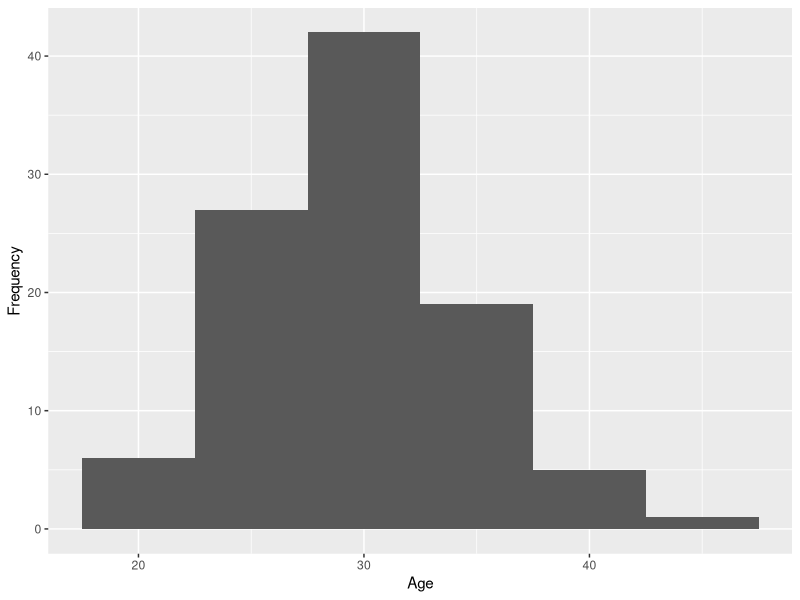
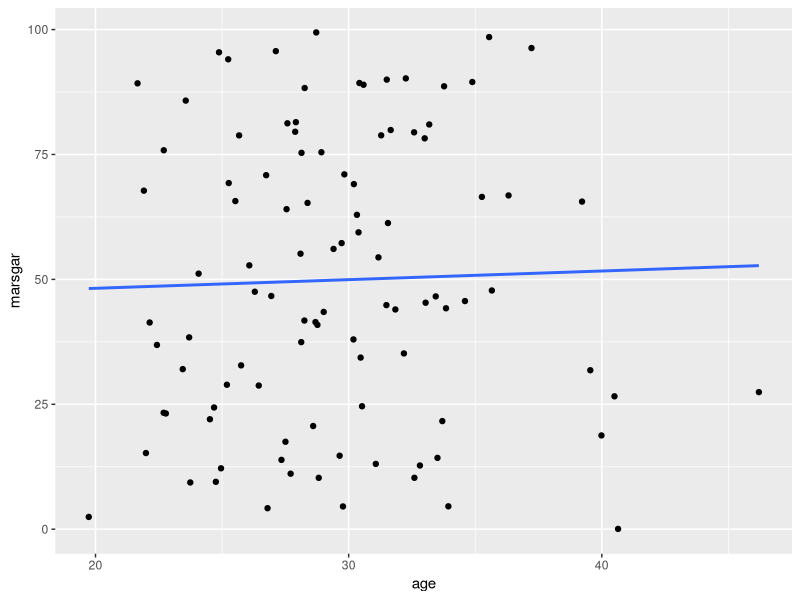
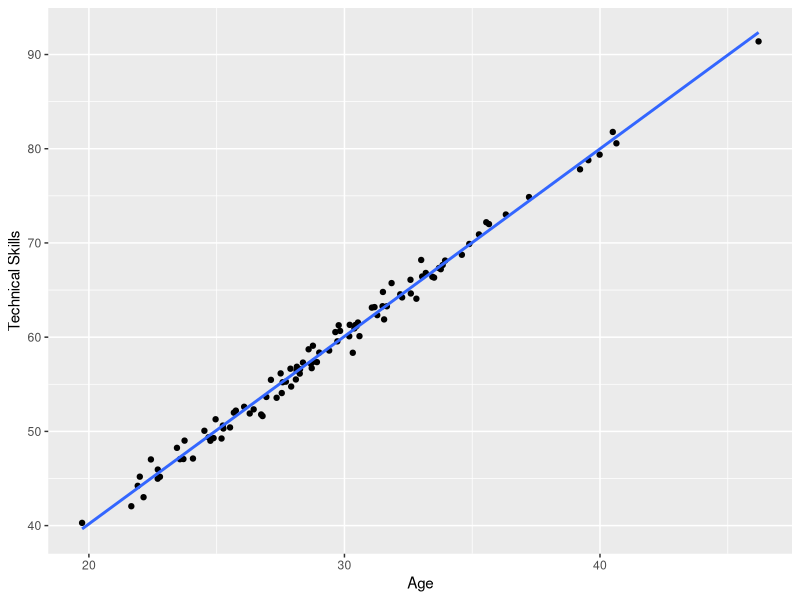
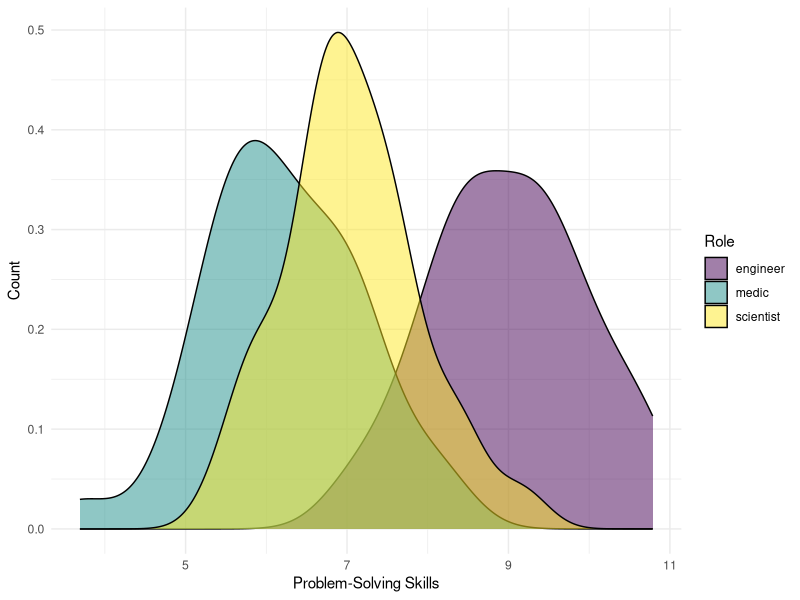
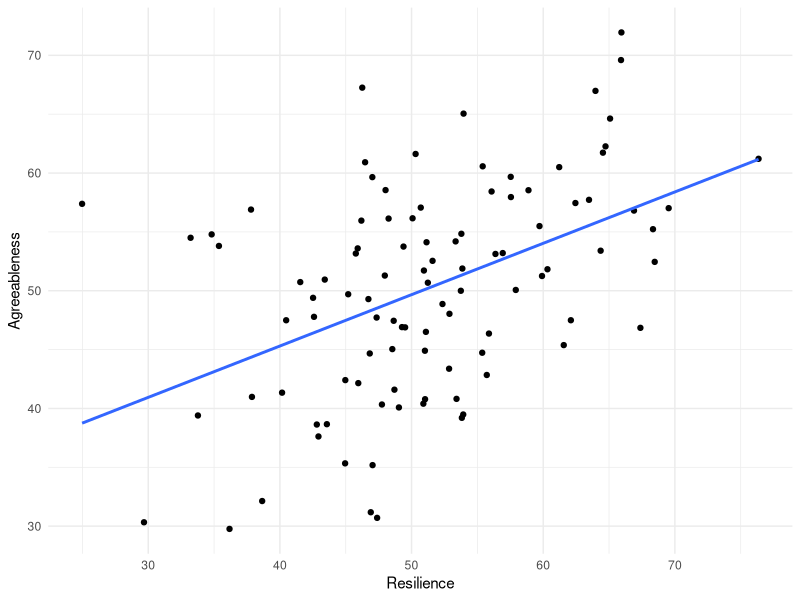
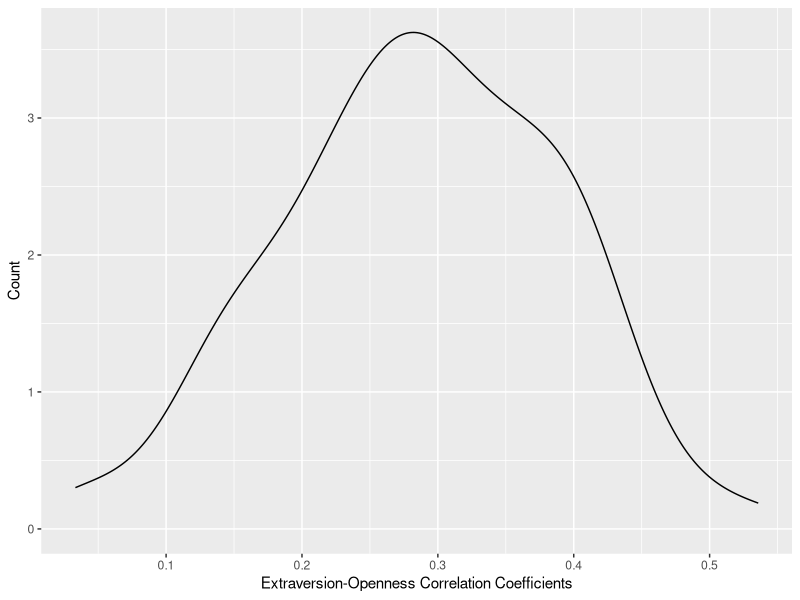
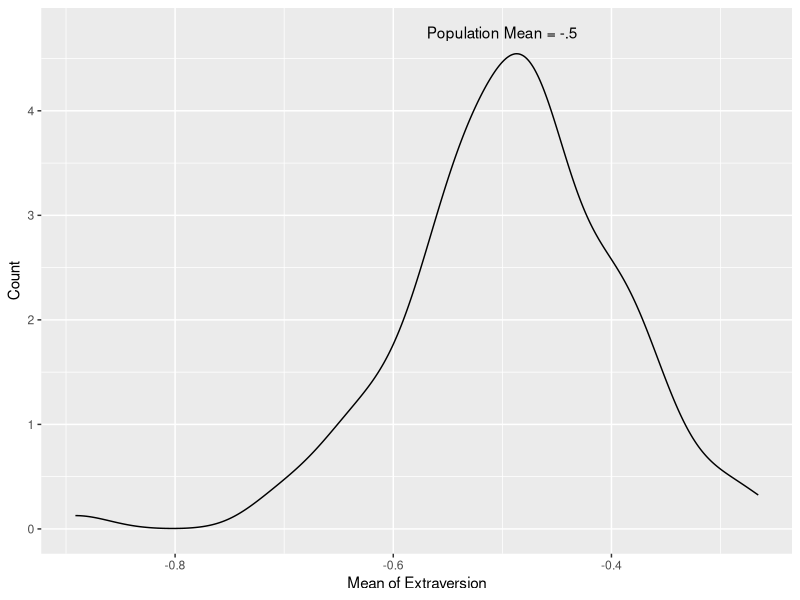
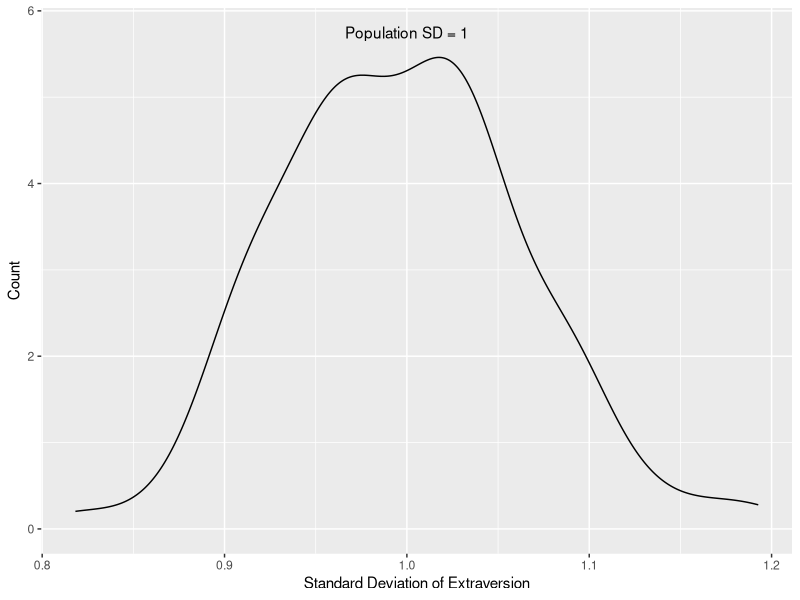

R code for these plots, in order:
## ---- chunk 1
library(tidyverse) 
library(ggplot2)
library(MASS)
## ---- chunk 2
set.seed(123)
age <- rnorm(100, mean = 30, sd = 5)
## ---- chunk 3
df_colonists <- data.frame(
  id = 1:100,
  age = rnorm(100, mean = 30, sd = 5)
)
## ---- chunk 4
df_colonists %>%
  ggplot(aes(x = age)) +
  geom_histogram(binwidth=5) +
  labs(x = 'Age', 
       y = 'Frequency') 
## ---- chunk 5
df_colonists$role <- rep(c("engineer", "scientist", "medic"),
                         times = c(33, 33, 33),
                         length.out = 100
                         )
## ---- chunk 6
set.seed(123)

df_colonists$marsgar <- runif(n = 100, min = 0, max = 100)
## ---- chunk 7
df_colonists %>%
  ggplot(aes(x = age, y = marsgar)) +
  geom_point() +
  geom_smooth(method = "lm", se = FALSE)
## ---- chunk 8
set.seed(123)

df_colonists$technical_skills <- 2 * df_colonists$age + rnorm(100, mean = 0, sd = 1)
## ---- chunk 9
df_colonists %>%
  ggplot(aes(x = age, y = technical_skills)) +
  geom_point() +
  geom_smooth(method = "lm", se = FALSE) + 
  labs(x = 'Age',
       y = 'Technical Skills')
## ---- chunk 10
set.seed(123)

df_colonists$problem_solving[df_colonists$role == "engineer"] <- rnorm(sum(df_colonists$role == "engineer"), mean = 9, sd = 1)
df_colonists$problem_solving[df_colonists$role == "scientist"] <- rnorm(sum(df_colonists$role == "scientist"), mean = 7, sd = 1)
df_colonists$problem_solving[df_colonists$role == "medic"] <- rnorm(sum(df_colonists$role == "medic"), mean = 6, sd = 1)
## ---- chunk 11
df_colonists %>%
  ggplot(aes(x = problem_solving, fill = role)) +
  geom_density(alpha = .5) + 
  labs(x = 'Problem-Solving Skills',
       y = 'Count',
       fill = 'Role') +
  scale_fill_viridis_d() +
  theme_minimal()
## ---- chunk 12
set.seed(123)

mean_traits <- c(50, 50)
cov_matrix <- matrix(c(100, 50, 50, 100), ncol = 2)

traits_data <- mvrnorm(n = 100, mu = mean_traits, Sigma = cov_matrix, empirical = FALSE)

colnames(traits_data) <- c("Resilience", "Agreeableness")

traits_dataframe <- as.data.frame(traits_data)

traits_dataframe %>%
  ggplot(aes(x = Resilience, y = Agreeableness)) +
  geom_point() +
  geom_smooth(method = "lm", se = FALSE) +
  labs(x = "Resilience", y = "Agreeableness") +
  theme_minimal()

df_colonists <- cbind(df_colonists, traits_dataframe)
## ---- chunk 13
seed <- 123
set.seed(seed)

library(MASS)
library(Matrix)
library(tidyverse)
library(conflicted)
conflicts_prefer(dplyr::select())

n_colonists <- 100

var_names <- c("EX", "ES", "AG", "CO", "OP")

mean_traits <- c(-.5, .5, .25, .5, 0) 
sd_traits <- c(1, .9, 1, 1, 1) 


cor_matrix_bigfive <- matrix(
  c(
1.0000, 0.2599, 0.1972, 0.1860, 0.2949,
0.2599, 1.0000, 0.1576, 0.2306, 0.0720,
0.1972, 0.1576, 1.0000, 0.2866, 0.1951,
0.1860, 0.2306, 0.2866, 1.0000, 0.1574,
0.2949, 0.0720, 0.1951, 0.1574, 1.0000
  ),
  nrow = 5, ncol = 5, byrow = TRUE,
  dimnames = list(
c("EX", "ES", "AG", "CO", "OP"),
c("EX", "ES", "AG", "CO", "OP")
  )
)

cov_matrix_bigfive <- cor_matrix_bigfive * (sd_traits %*% t(sd_traits))


bigfive_data <- mvrnorm(n = 100, mu = mean_traits, Sigma = cov_matrix_bigfive)

bigfive_data <- cbind.data.frame(
  colonist_id = 1:n_colonists,
  seed = seed, 
  bigfive_data
) 
## ---- chunk 14

summary_stats_mean <- bigfive_data %>%
  select(-colonist_id, -seed) %>%
  summarize(across(everything(), list(mean = mean))) %>%
  rbind(mean_traits)

summary_stats_sd <- bigfive_data %>%
  select(-colonist_id, -seed) %>%
  summarize(across(everything(), list(sd = sd))) %>%
  rbind(sd_traits) 

summary_stats <- cbind(summary_stats_mean, summary_stats_sd)


summary_stats_cor <- bigfive_data %>%
  select(-colonist_id, -seed) %>%
  cor()  %>%
  rbind(cor_matrix_bigfive)

summary_stats
summary_stats_cor
## ---- chunk 15
library(dplyr)
conflicts_prefer(dplyr::select())
set.seed(123)
num_simulations <- 100

all_simulations <- data.frame()

for (i in 1:num_simulations) {
  simulated_data <- mvrnorm(n = 100, mu = mean_traits, Sigma = cov_matrix_bigfive) 
  
  simulated_data <- cbind.data.frame(
colonist_id = 1:n_colonists, 
rep = i,
simulated_data
  ) 

  all_simulations <- rbind(all_simulations, simulated_data)
}

summary_stats <- all_simulations %>%
  select(EX, rep) %>%
  group_by(rep) %>%
  summarize(across(everything(), list(mean = mean, sd = sd)))

summary_stats

summary_stats_cor <- all_simulations %>%
  select(rep,EX, OP) %>%
  group_by(rep) %>%
  summarise(correlation = cor(EX, OP))

summary_stats_cor
## ---- chunk 16
summary_stats_cor %>%
  ggplot(aes(x = correlation)) +
  geom_density() + 
  labs(x = 'Extraversion-Openness Correlation Coefficients',
       y = 'Count')
## ---- chunk 17
summary_stats %>%
  ggplot(aes(x = EX_mean)) +
  geom_density() +
  annotate("text", x = -0.5, y = 4.75, label = paste("Population Mean = -.5")) +
  labs(x = 'Mean of Extraversion',
       y = 'Count')
## ---- chunk 18
summary_stats %>%
  ggplot(aes(x = EX_sd)) +
  geom_density() +
  annotate("text", x = 1, y = 5.75, label = paste("Population SD = 1")) +
  labs(x = 'Standard Deviation of Extraversion',
       y = 'Count')
